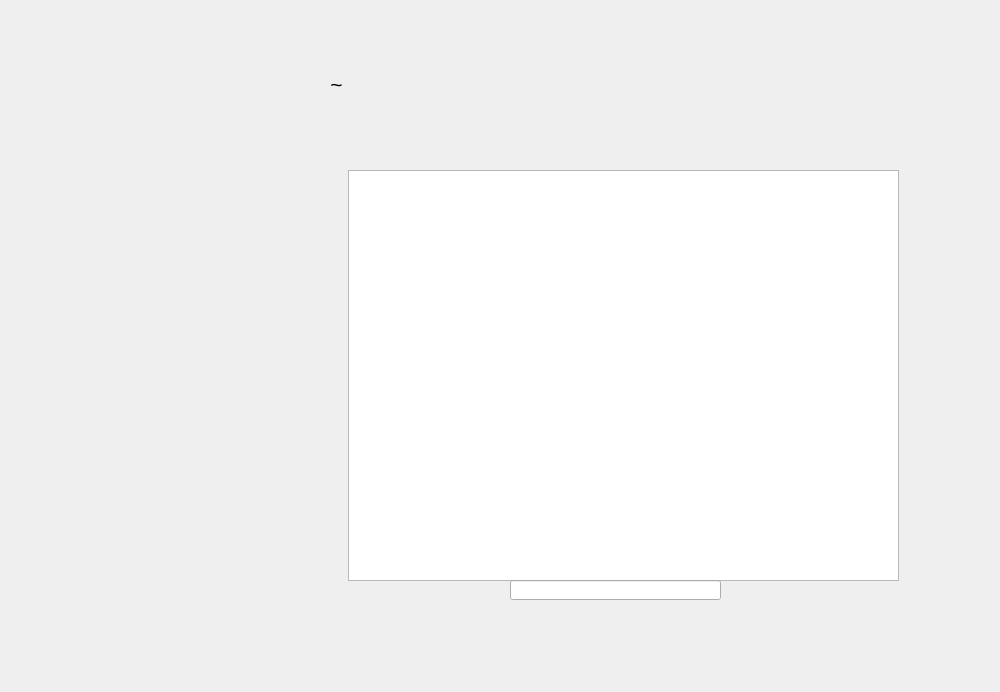
    <widget class="QWidget" name="page_10">
     <widget class="QLabel" name="label_9">
      <property name="geometry">
       <rect>
        <x>60</x>
        <y>2</y>
        <width>931</width>
        <height>681</height>
       </rect>
      </property>
      <property name="text">
       <string/>
      </property>
      <property name="pixmap">
       <pixmap>../Images/BAckground Colis.png</pixmap>
      </property>
      <property name="scaledContents">
       <bool>true</bool>
      </property>
     </widget>
     <widget class="QPushButton" name="butAjoutc">
      <property name="geometry">
       <rect>
        <x>400</x>
        <y>110</y>
        <width>191</width>
        <height>51</height>
       </rect>
      </property>
      <property name="text">
       <string/>
      </property>
      <property name="flat">
       <bool>true</bool>
      </property>
     </widget>
     <widget class="QPushButton" name="butmodifc">
      <property name="geometry">
       <rect>
        <x>570</x>
        <y>600</y>
        <width>111</width>
        <height>31</height>
       </rect>
      </property>
      <property name="font">
       <font>
        <family>Palatino Linotype</family>
        <pointsize>11</pointsize>
        <weight>75</weight>
        <italic>true</italic>
        <bold>true</bold>
       </font>
      </property>
      <property name="cursor">
       <cursorShape>PointingHandCursor</cursorShape>
      </property>
      <property name="styleSheet">
       <string notr="true">background-color: qconicalgradient(cx:0.5, cy:0.5, angle:0, stop:0 rgba(12, 96, 166, 255), stop:0.16 rgba(22, 130, 136, 255), stop:0.225 rgba(41, 136, 166, 255), stop:0.285 rgba(74, 192, 204, 255), stop:0.345 rgba(102, 218, 235, 255), stop:0.415 rgba(135, 245, 215, 255), stop:0.52 rgba(76, 183, 209, 255), stop:0.57 rgba(51, 160, 187, 255), stop:0.635 rgba(42, 168, 166, 255), stop:0.695 rgba(68, 161, 202, 255), stop:0.748744 rgba(86, 129, 218, 255), stop:0.815 rgba(73, 107, 208, 255), stop:0.88 rgba(51, 90, 187, 255), stop:0.935 rgba(26, 103, 137, 255), stop:1 rgba(10, 92, 142, 255));</string>
      </property>
      <property name="text">
       <string/>
      </property>
      <property name="flat">
       <bool>true</bool>
      </property>
     </widget>
     <widget class="QPushButton" name="butStat">
      <property name="geometry">
       <rect>
        <x>680</x>
        <y>110</y>
        <width>191</width>
        <height>51</height>
       </rect>
      </property>
      <property name="text">
       <string/>
      </property>
      <property name="flat">
       <bool>true</bool>
      </property>
     </widget>
     <widget class="QPushButton" name="buttriC">
      <property name="geometry">
       <rect>
        <x>750</x>
        <y>600</y>
        <width>101</width>
        <height>31</height>
       </rect>
      </property>
      <property name="text">
       <string/>
      </property>
      <property name="flat">
       <bool>true</bool>
      </property>
     </widget>
     <widget class="QPushButton" name="butBag">
      <property name="geometry">
       <rect>
        <x>60</x>
        <y>180</y>
        <width>141</width>
        <height>31</height>
       </rect>
      </property>
      <property name="maximumSize">
       <size>
        <width>16777215</width>
        <height>500</height>
       </size>
      </property>
      <property name="font">
       <font>
        <family>Palatino Linotype</family>
        <pointsize>28</pointsize>
        <weight>75</weight>
        <italic>true</italic>
        <bold>true</bold>
       </font>
      </property>
      <property name="cursor">
       <cursorShape>PointingHandCursor</cursorShape>
      </property>
      <property name="styleSheet">
       <string notr="true">background-color: qconicalgradient(cx:0.5, cy:0.5, angle:0, stop:0 rgba(12, 96, 166, 255), stop:0.16 rgba(22, 130, 136, 255), stop:0.225 rgba(41, 136, 166, 255), stop:0.285 rgba(74, 192, 204, 255), stop:0.345 rgba(102, 218, 235, 255), stop:0.415 rgba(135, 245, 215, 255), stop:0.52 rgba(76, 183, 209, 255), stop:0.57 rgba(51, 160, 187, 255), stop:0.635 rgba(42, 168, 166, 255), stop:0.695 rgba(68, 161, 202, 255), stop:0.748744 rgba(86, 129, 218, 255), stop:0.815 rgba(73, 107, 208, 255), stop:0.88 rgba(51, 90, 187, 255), stop:0.935 rgba(26, 103, 137, 255), stop:1 rgba(10, 92, 142, 255));</string>
      </property>
      <property name="text">
       <string/>
      </property>
      <property name="flat">
       <bool>true</bool>
      </property>
     </widget>
     <widget class="QTableView" name="tableView_3">
      <property name="geometry">
       <rect>
        <x>348</x>
        <y>170</y>
        <width>551</width>
        <height>411</height>
       </rect>
      </property>
      <property name="font">
       <font>
        <family>Javanese Text</family>
        <pointsize>11</pointsize>
        <weight>50</weight>
        <italic>false</italic>
        <bold>false</bold>
       </font>
      </property>
     </widget>
     <widget class="QPushButton" name="butSupprc">
      <property name="geometry">
       <rect>
        <x>390</x>
        <y>610</y>
        <width>101</width>
        <height>21</height>
       </rect>
      </property>
      <property name="font">
       <font>
        <family>Palatino Linotype</family>
        <pointsize>11</pointsize>
        <weight>75</weight>
        <italic>true</italic>
        <bold>true</bold>
       </font>
      </property>
      <property name="styleSheet">
       <string notr="true">background-color: qconicalgradient(cx:0.5, cy:0.5, angle:0, stop:0 rgba(12, 96, 166, 255), stop:0.16 rgba(22, 130, 136, 255), stop:0.225 rgba(41, 136, 166, 255), stop:0.285 rgba(74, 192, 204, 255), stop:0.345 rgba(102, 218, 235, 255), stop:0.415 rgba(135, 245, 215, 255), stop:0.52 rgba(76, 183, 209, 255), stop:0.57 rgba(51, 160, 187, 255), stop:0.635 rgba(42, 168, 166, 255), stop:0.695 rgba(68, 161, 202, 255), stop:0.748744 rgba(86, 129, 218, 255), stop:0.815 rgba(73, 107, 208, 255), stop:0.88 rgba(51, 90, 187, 255), stop:0.935 rgba(26, 103, 137, 255), stop:1 rgba(10, 92, 142, 255));</string>
      </property>
      <property name="text">
       <string/>
      </property>
      <property name="flat">
       <bool>true</bool>
      </property>
     </widget>
     <widget class="QPushButton" name="ccc">
      <property name="geometry">
       <rect>
        <x>290</x>
        <y>70</y>
        <width>93</width>
        <height>28</height>
       </rect>
      </property>
      <property name="font">
       <font>
        <pointsize>16</pointsize>
       </font>
      </property>
      <property name="text">
       <string>~</string>
      </property>
      <property name="flat">
       <bool>true</bool>
      </property>
     </widget>
     <widget class="QLineEdit" name="lineEdit_2">
      <property name="geometry">
       <rect>
        <x>510</x>
        <y>580</y>
        <width>211</width>
        <height>20</height>
       </rect>
      </property>
      <property name="font">
       <font>
        <family>Javanese Text</family>
        <pointsize>11</pointsize>
       </font>
      </property>
     </widget>
    </widget>
